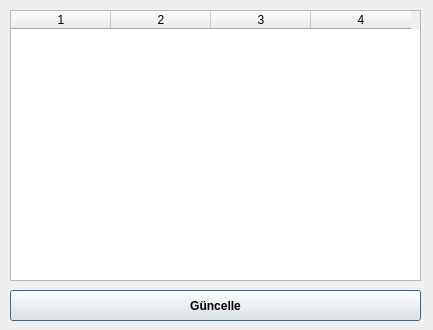
<?xml version="1.0" encoding="UTF-8"?>
<ui version="4.0">
 <class>mevcuturun</class>
 <widget class="QDialog" name="mevcuturun">
  <property name="geometry">
   <rect>
    <x>0</x>
    <y>0</y>
    <width>433</width>
    <height>330</height>
   </rect>
  </property>
  <property name="minimumSize">
   <size>
    <width>433</width>
    <height>330</height>
   </size>
  </property>
  <property name="maximumSize">
   <size>
    <width>433</width>
    <height>330</height>
   </size>
  </property>
  <property name="windowTitle">
   <string>Mevcut Ürünler</string>
  </property>
  <property name="windowIcon">
   <iconset resource="../images.qrc">
    <normaloff>:/icons/win_icon.png</normaloff>:/icons/win_icon.png</iconset>
  </property>
  <widget class="QTableWidget" name="tableWidget">
   <property name="geometry">
    <rect>
     <x>10</x>
     <y>10</y>
     <width>411</width>
     <height>271</height>
    </rect>
   </property>
   <property name="minimumSize">
    <size>
     <width>411</width>
     <height>271</height>
    </size>
   </property>
   <property name="maximumSize">
    <size>
     <width>411</width>
     <height>271</height>
    </size>
   </property>
   <property name="editTriggers">
    <set>QAbstractItemView::NoEditTriggers</set>
   </property>
   <property name="selectionBehavior">
    <enum>QAbstractItemView::SelectRows</enum>
   </property>
   <property name="columnCount">
    <number>4</number>
   </property>
   <column/>
   <column/>
   <column/>
   <column/>
  </widget>
  <widget class="QPushButton" name="pushButton">
   <property name="geometry">
    <rect>
     <x>10</x>
     <y>290</y>
     <width>411</width>
     <height>31</height>
    </rect>
   </property>
   <property name="font">
    <font>
     <weight>75</weight>
     <bold>true</bold>
    </font>
   </property>
   <property name="text">
    <string>Güncelle</string>
   </property>
  </widget>
 </widget>
 <resources>
  <include location="../images.qrc"/>
 </resources>
 <connections/>
</ui>
